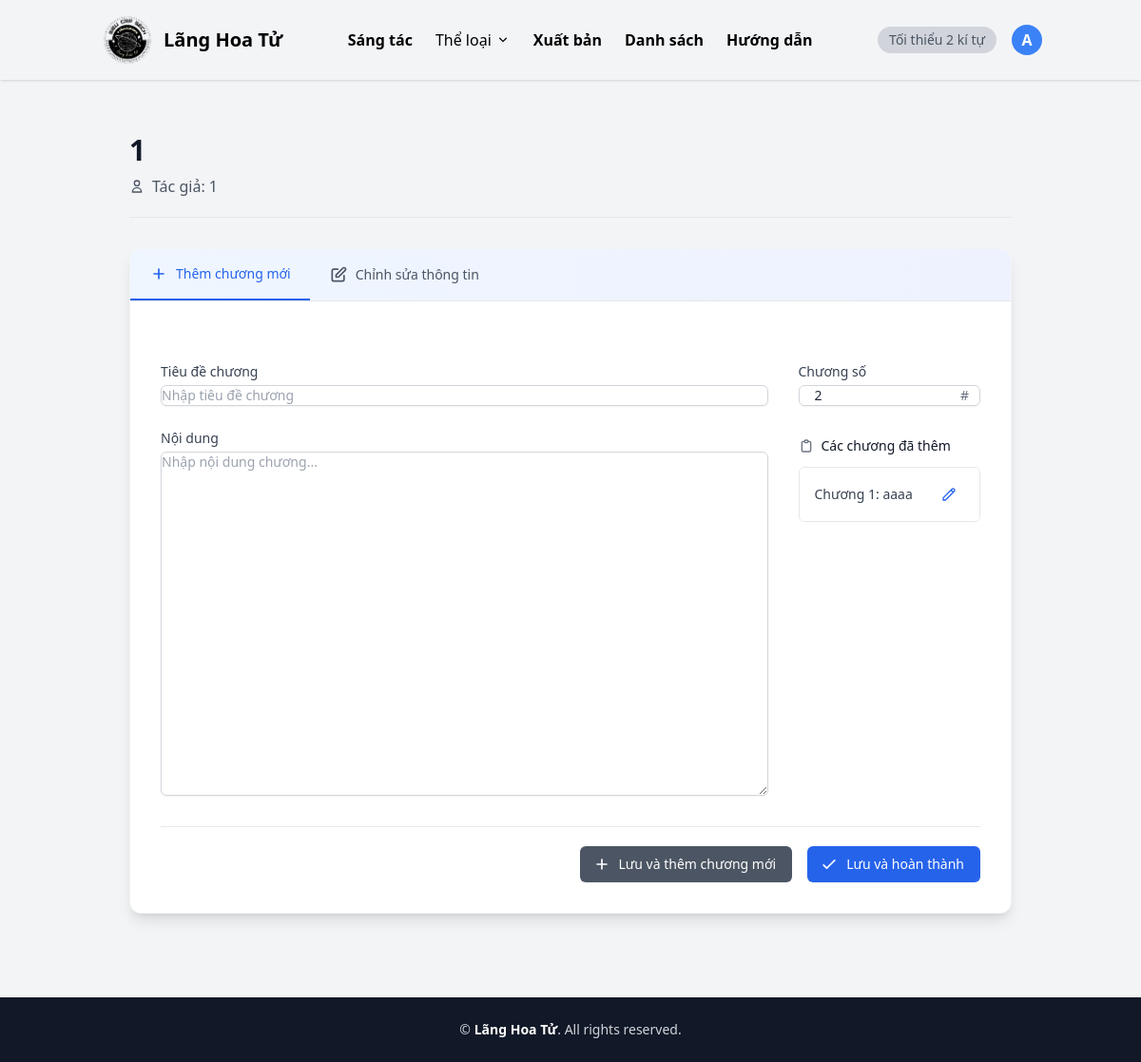
The app's page /uploads/novel/1/chapter/ (signed in) with its own data.
### users/models.py (models this page shows, shortened)
class User(AbstractUser):
    avatar = models.ImageField(upload_to='avatars/', null=True, blank=True)
    bio = models.TextField(blank=True)
    is_author = models.BooleanField(default=False)

### uploads/models.py (models this page shows, shortened)
class NovelUpload(models.Model):
    STATUS_CHOICES = [
        ('pending', 'Pending'),
        ('approved', 'Approved'),
        ('rejected', 'Rejected'),
    ]
    user = models.ForeignKey(settings.AUTH_USER_MODEL, on_delete=models.CASCADE, related_name='uploads')
    title = models.CharField(max_length=255)
    description = models.TextField()
    author = models.CharField(max_length=255)
    cover_image = models.ImageField(upload_to='uploads/covers/', blank=True, null=True)
    status = models.CharField(max_length=10, choices=STATUS_CHOICES, default='approved')
    novel = models.ForeignKey(Novel, on_delete=models.SET_NULL, null=True, blank=True, related_name='uploads')
    uploaded_at = models.DateTimeField(auto_now_add=True)

class ChapterUpload(models.Model):
    novel_upload = models.ForeignKey(NovelUpload, on_delete=models.CASCADE, related_name='chapters')
    title = models.CharField(max_length=255)
    content = models.TextField()
    chapter_number = models.PositiveIntegerField(default=1)
    uploaded_at = models.DateTimeField(auto_now_add=True)
    class Meta:
        ordering = ['chapter_number']

### uploads/views.py (the view)
# urls.py: path('novel/<int:novel_upload_id>/chapter/', views.upload_chapter, name='upload_chapter'),
@login_required
def upload_chapter(request, novel_upload_id):
    novel_upload = get_object_or_404(NovelUpload, id=novel_upload_id)
    if novel_upload.user != request.user:
        return HttpResponseForbidden("Bạn không có quyền thêm chương cho truyện này.")
    if request.method == 'POST':
        form = ChapterUploadForm(request.POST)
        if form.is_valid():
            chapter_upload = form.save(commit=False)
            chapter_upload.novel_upload = novel_upload
            chapter_upload.save()
            if novel_upload.novel:
                Chapter.objects.create(
                    novel=novel_upload.novel,
                    title=chapter_upload.title,
                    content=chapter_upload.content,
                    chapter_number=chapter_upload.chapter_number
                )
            messages.success(request, 'Chương mới đã được tạo thành công!')
            if 'save_and_add' in request.POST:
                return redirect('upload_chapter', novel_upload_id=novel_upload.id)
            else:
                return redirect('novels:novel_detail', novel_id=novel_upload.novel.id)
    else:
        next_chapter = novel_upload.chapters.count() + 1
        form = ChapterUploadForm(initial={'chapter_number': next_chapter})
    chapters = ChapterUpload.objects.filter(novel_upload=novel_upload).order_by('chapter_number')
    return render(request, 'uploads/upload_chapter.html', {
        'form': form,
        'novel_upload': novel_upload,
        'chapters': chapters
    })

### uploads/forms.py
class ChapterUploadForm(forms.ModelForm):
    class Meta:
        model = ChapterUpload
        fields = ['title', 'content', 'chapter_number']
        widgets = {
            'content': forms.Textarea(attrs={'rows': 15}),
        }

### novels/context_processors.py (called while the page is built)
def genres_processor(request):
    return {'genres': Genre.objects.all()}

### templates/uploads/upload_chapter.html (shortened to what this page needs)
{% extends "index.html" %}
{% block content %}
<div class="max-w-5xl mx-auto py-10 px-4 sm:px-6 lg:px-8">
    <div class="mb-8 border-b border-gray-200 pb-5">
        <h1 class="text-3xl font-extrabold text-gray-900 tracking-tight">{{ novel_upload.title }}</h1>
        <p class="mt-2 text-gray-600 flex items-center">
            <svg xmlns="http://www.w3.org/2000/svg" class="h-4 w-4 mr-2" fill="none" viewBox="0 0 24 24" stroke="currentColor">
                <path stroke-linecap="round" stroke-linejoin="round" stroke-width="2" d="M16 7a4 4 0 11-8 0 4 4 0 018 0zM12 14a7 7 0 00-7 7h14a7 7 0 00-7-7z" />
            </svg>
            <span>Tác giả: {{ novel_upload.author }}</span>
        </p>
    </div>
    <div class="bg-white shadow-lg rounded-xl overflow-hidden border border-gray-100">
        <div class="bg-gradient-to-r from-blue-50 to-indigo-50 border-b border-gray-200">
            <div class="flex">
                <a href="#" class="relative inline-flex items-center px-5 py-4 text-blue-600 font-medium text-sm border-b-2 border-blue-600">
                    <svg xmlns="http://www.w3.org/2000/svg" class="h-5 w-5 mr-2" fill="none" viewBox="0 0 24 24" stroke="currentColor">
                        <path stroke-linecap="round" stroke-linejoin="round" stroke-width="2" d="M12 6v6m0 0v6m0-6h6m-6 0H6" />
                    </svg>
                    Thêm chương mới
                </a>
                <a href="{% url 'edit_novel_upload' novel_upload_id=novel_upload.id %}"
                   class="relative inline-flex items-center px-5 py-4 text-gray-600 hover:text-gray-800 font-medium text-sm hover:bg-gray-50 transition duration-150">
                    <svg xmlns="http://www.w3.org/2000/svg" class="h-5 w-5 mr-2" fill="none" viewBox="0 0 24 24" stroke="currentColor">
                        <path stroke-linecap="round" stroke-linejoin="round" stroke-width="2" d="M11 5H6a2 2 0 00-2 2v11a2 2 0 002 2h11a2 2 0 002-2v-5m-1.414-9.414a2 2 0 112.828 2.828L11.828 15H9v-2.828l8.586-8.586z" />
                    </svg>
                    Chỉnh sửa thông tin
                </a>
            </div>
        </div>
        <div class="p-6 lg:p-8">
            <form method="post" class="space-y-8">
                <div class="grid grid-cols-1 md:grid-cols-4 gap-8">
                    <div class="md:col-span-3">
                        <div class="mb-6">
                            <label for="{{ form.title.id_for_label }}" class="block text-sm font-medium text-gray-700 mb-1">Tiêu đề chương</label>
                            <input type="text" name="{{ form.title.name }}" id="{{ form.title.id_for_label }}" value="{{ form.title.value|default:'' }}"
                                class="shadow-sm focus:ring-blue-500 focus:border-blue-500 block w-full sm:text-sm border-gray-300 rounded-md"
                                placeholder="Nhập tiêu đề chương">
                        </div>
                        <div>
                            <label for="{{ form.content.id_for_label }}" class="block text-sm font-medium text-gray-700 mb-1">Nội dung</label>
                            <div class="mt-1 rounded-md shadow-sm">
                                <textarea name="{{ form.content.name }}" id="{{ form.content.id_for_label }}" rows="18"
                                    class="focus:ring-blue-500 focus:border-blue-500 block w-full sm:text-sm border-gray-300 rounded-md"
                                    placeholder="Nhập nội dung chương...">{{ form.content.value|default:'' }}</textarea>
                            </div>
                        </div>
                    </div>
                    <div class="md:col-span-1">
                        <div class="mb-6">
                            <label for="{{ form.chapter_number.id_for_label }}" class="block text-sm font-medium text-gray-700 mb-1">Chương số</label>
                            <div class="mt-1 relative rounded-md shadow-sm">
                                <input type="number" name="{{ form.chapter_number.name }}" id="{{ form.chapter_number.id_for_label }}"
                                    value="{{ form.chapter_number.value|default:'1' }}"
                                    class="focus:ring-blue-500 focus:border-blue-500 block w-full pl-4 pr-12 sm:text-sm border-gray-300 rounded-md">
                                <div class="absolute inset-y-0 right-0 flex items-center pr-3 pointer-events-none">
                                    <span class="text-gray-500 sm:text-sm">#</span>
                                </div>
                            </div>
                        </div>
                        <div class="mt-8">
                            <h3 class="text-sm font-medium text-gray-900 mb-3 flex items-center">
                                Các chương đã thêm
                            </h3>
                            {% if chapters %}
                                <div class="mt-2 border border-gray-200 rounded-md overflow-hidden">
                                    <div class="max-h-96 overflow-y-auto">
                                        {% for chapter in chapters %}
                                            <div class="flex justify-between items-center py-3 px-4 {% if not forloop.last %}border-b border-gray-200{% endif %} {% cycle 'bg-white' 'bg-gray-50' %}">
                                                <span class="text-sm text-gray-700 truncate pr-2">Chương {{ chapter.chapter_number }}: {{ chapter.title|truncatechars:20 }}</span>
                                                <a href="{% url 'edit_chapter' chapter_id=chapter.id %}" class="text-blue-600 hover:text-blue-800 rounded-full hover:bg-blue-50 p-2 transition-colors">
                                                    <svg xmlns="http://www.w3.org/2000/svg" class="h-4 w-4" fill="none" viewBox="0 0 24 24" stroke="currentColor">
                                                        <path stroke-linecap="round" stroke-linejoin="round" stroke-width="2" d="M15.232 5.232l3.536 3.536m-2.036-5.036a2.5 2.5 0 113.536 3.536L6.5 21.036H3v-3.572L16.732 3.732z" />
                                                    </svg>
                                                </a>
                                            </div>
                                        {% endfor %}
                                    </div>
                                </div>
                            {% else %}
                                <div class="mt-2 bg-gray-50 rounded-md p-4 text-center">
                                    <p class="text-sm text-gray-500 italic">Chưa có chương nào</p>
                                </div>
                            {% endif %}
                        </div>
                    </div>
                </div>
                <div class="pt-5 border-t border-gray-200 mt-8">
                    <div class="flex justify-end space-x-4">
                        <button type="submit" name="save_and_add"
                            class="inline-flex justify-center py-2 px-4 border border-transparent shadow-sm text-sm font-medium rounded-md text-white bg-gray-600 hover:bg-gray-700 focus:outline-none focus:ring-2 focus:ring-offset-2 focus:ring-gray-500 transition-colors">
                            <svg xmlns="http://www.w3.org/2000/svg" class="h-5 w-5 mr-2 -ml-1" fill="none" viewBox="0 0 24 24" stroke="currentColor">
                                <path stroke-linecap="round" stroke-linejoin="round" stroke-width="2" d="M12 6v6m0 0v6m0-6h6m-6 0H6" />
                            </svg>
                            Lưu và thêm chương mới
                        </button>
                        <button type="submit"
                            class="inline-flex justify-center py-2 px-4 border border-transparent shadow-sm text-sm font-medium rounded-md text-white bg-blue-600 hover:bg-blue-700 focus:outline-none focus:ring-2 focus:ring-offset-2 focus:ring-blue-500 transition-colors">
                            <svg xmlns="http://www.w3.org/2000/svg" class="h-5 w-5 mr-2 -ml-1" fill="none" viewBox="0 0 24 24" stroke="currentColor">
                                <path stroke-linecap="round" stroke-linejoin="round" stroke-width="2" d="M5 13l4 4L19 7" />
                            </svg>
                            Lưu và hoàn thành
                        </button>
                    </div>
                </div>
            </form>
        </div>
    </div>
</div>
{% endblock %}

### templates/partials/header.html (shortened to what this page needs)
<nav class="bg-gray-100 text-black shadow" x-data="{ open: false, categoryOpen: false, userMenu: false }">
    <div class="container mx-auto px-4 py-3 flex items-center justify-between">
        <a href="{% url 'novels:novel_list' %}" class="text-xl font-semibold flex items-center gap-2">
            <img src="../../static/langhoatu.png" alt="" width="60">
        <span>Lãng Hoa Tử</span>
        </a>
        <div class="hidden lg:flex items-center gap-6">
            <a href="#" class="font-semibold hover:underline">Sáng tác</a>
            <div class="relative" x-data="{ categoryOpen: false }">
                <button @click="categoryOpen = !categoryOpen" class="flex items-center gap-1 hover:text-blue-600 transition">
                    Thể loại
                    <svg class="w-4 h-4" fill="currentColor" viewBox="0 0 20 20">
                    <path fill-rule="evenodd"
                        d="M5.23 7.21a.75.75 0 011.06.02L10 10.94l3.71-3.71a.75.75 0 111.06 1.06l-4.24 4.24a.75.75 0 01-1.06 0L5.23 8.29a.75.75 0 01.02-1.06z"
                        clip-rule="evenodd" />
                    </svg>
                </button>
            </div>
            <a href="#" class="font-semibold hover:underline">Xuất bản</a>
            <a href="#" class="font-semibold hover:underline">Danh sách</a>
            <a href="#" class="font-semibold hover:underline">Hướng dẫn</a>
        </div>
        <div class="flex items-center gap-4">
            <div class="bg-gray-300 rounded-full px-3 py-1 text-sm text-gray-600">
                Tối thiểu 2 kí tự
            </div>
            <div class="relative" x-data="{ userMenu: false }">
                <button @click="userMenu = !userMenu" class="focus:outline-none">
                    {% if user.is_authenticated %}
                        {% if user.avatar %}
                            <img src="{{ user.avatar.url }}" alt="avatar" class="w-8 h-8 rounded-full object-cover">
                        {% else %}
                            <div class="w-8 h-8 bg-blue-500 rounded-full flex items-center justify-center font-bold text-white uppercase">
                                {{ user.username|first }}
                            </div>
                        {% endif %}
                    {% endif %}
                </button>
            </div>
        </div>
    </div>
</nav>

### static/css/styles.css (style rules this page uses)
input { border: 1px solid; }
textarea { border: 1px solid; }

### records on screen
User: username|first "A"
NovelUpload: title "1", author "1"
ChapterUpload: chapter_number "1", title "aaaa"
